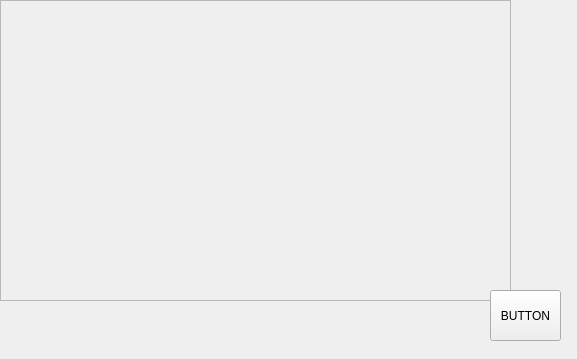
<?xml version="1.0" encoding="UTF-8"?>
<ui version="4.0">
 <class>EditorClass</class>
 <widget class="QWidget" name="EditorClass">
  <property name="geometry">
   <rect>
    <x>0</x>
    <y>0</y>
    <width>577</width>
    <height>359</height>
   </rect>
  </property>
  <property name="windowTitle">
   <string>Editor</string>
  </property>
  <widget class="QFrame" name="frame">
   <property name="geometry">
    <rect>
     <x>0</x>
     <y>0</y>
     <width>511</width>
     <height>301</height>
    </rect>
   </property>
   <property name="frameShape">
    <enum>QFrame::StyledPanel</enum>
   </property>
   <property name="frameShadow">
    <enum>QFrame::Raised</enum>
   </property>
  </widget>
  <widget class="QToolButton" name="toolButton">
   <property name="geometry">
    <rect>
     <x>490</x>
     <y>290</y>
     <width>71</width>
     <height>51</height>
    </rect>
   </property>
   <property name="autoFillBackground">
    <bool>true</bool>
   </property>
   <property name="text">
    <string>BUTTON</string>
   </property>
  </widget>
 </widget>
 <layoutdefault spacing="6" margin="11"/>
 <resources>
  <include location="Editor.qrc"/>
 </resources>
 <connections/>
</ui>
